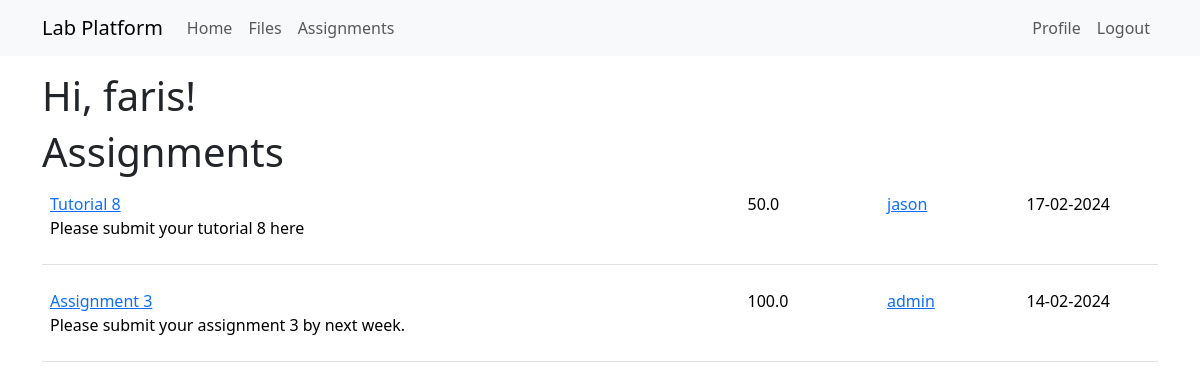
The page /assignments (signed in) on the database as committed earlier.
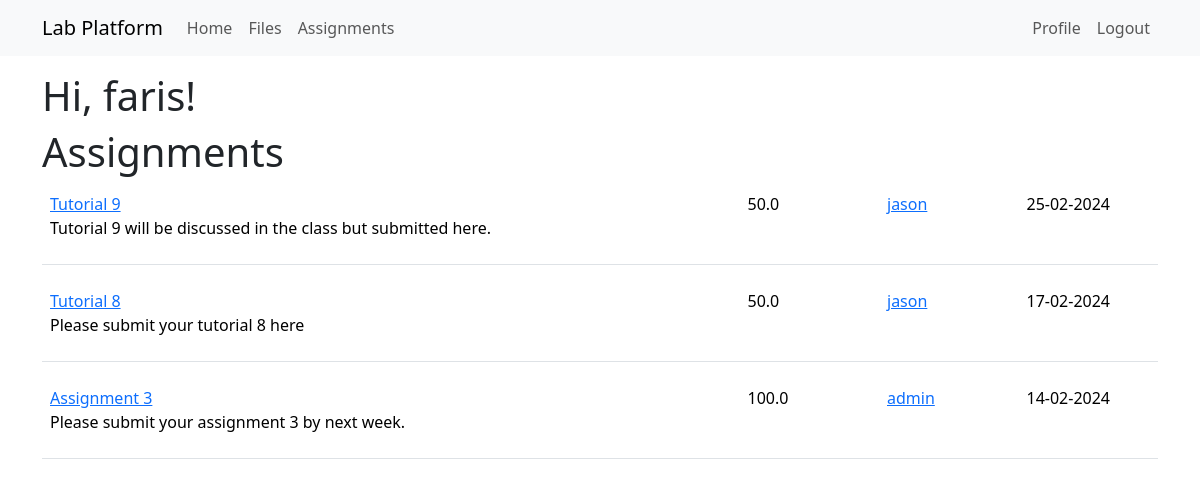
The same page on the database as committed later.
### app/models.py (models this page shows, shortened)
class Assignment(db.Model):
    id: so.Mapped[int] = so.mapped_column(primary_key=True)
    title: so.Mapped[str] = so.mapped_column(sa.String(140))
    description: so.Mapped[str] = so.mapped_column(sa.String(255))
    timestamp: so.Mapped[datetime] = so.mapped_column(
        index=True, default=lambda: datetime.now(timezone.utc))
    duedate: so.Mapped[datetime] = so.mapped_column(
        index=True, nullable=True)
    totalMarks: so.Mapped[float] = so.mapped_column(sa.Float, index=False, unique=False, nullable=True, default=0)
    user_id: so.Mapped[int] = so.mapped_column(sa.ForeignKey(User.id),
                                               index=True)
    asmtauthor: so.Mapped[User] = so.relationship(back_populates='assignments')
    submissions: so.Mapped['Submission'] = so.relationship(back_populates='assignment')

class User(UserMixin, db.Model):
    id: so.Mapped[int] = so.mapped_column(primary_key=True)
    username: so.Mapped[str] = so.mapped_column(sa.String(64), index=True,
                                                unique=True)
    email: so.Mapped[str] = so.mapped_column(sa.String(120), index=True,
                                             unique=True)
    password_hash: so.Mapped[Optional[str]] = so.mapped_column(sa.String(256))
    posts: so.WriteOnlyMapped['Post'] = so.relationship(
        back_populates='author')
    files: so.WriteOnlyMapped['File'] = so.relationship(
        back_populates='uploader')
    role: so.Mapped[int] = so.mapped_column(sa.Integer, default=-1, index=True, unique=False)
    assignments: so.WriteOnlyMapped['Assignment'] = so.relationship(
        back_populates='asmtauthor')
    submissions: so.WriteOnlyMapped['Submission'] = so.relationship(
        back_populates='submitter')
    def is_admin(self):
        return self.role == 0
    def is_lecturer(self):
        return self.role == 1

### app/routes.py (the view)
@app.route('/assignments', methods=['GET', 'POST'])
@login_required
def assignments():
    form = UploadButton()
    if form.validate_on_submit():
        return redirect(url_for('createAssignment'))
    return render_template('assignments.html',
                            title='Assignments',
                              assignments=db.session.scalars(sa.select(Assignment).order_by(sa.desc(Assignment.timestamp))).all(),
                                form=form)

### app/models.py (called while the page is built)
@login.user_loader
def load_user(id):
    return db.session.get(User, int(id))

### app/templates/assignments.html (shortened to what this page needs)
{% extends "base.html" %}
{% import 'bootstrap_wtf.html' as wtf %}
{% block content %}
    <h1>Hi, {{ current_user.username }}!</h1>
    <h1>Assignments</h1>
    {% for assignment in assignments %}
        {% include '_assignment.html' %}
    {% endfor %}
{% endblock %}

### app/templates/_assignment.html
<table class="table table-hover">
    <tr>
        <td width="500px">
            <p>
                <a href="{{ url_for('detailsAssignment', assignmentid=assignment.id) }}">
                    {{ assignment.title }}
                </a>
                <br> {% if assignment.description %}
                {{ assignment.description }}
                {% endif %}
            </p>
        </td>
        <td width="100px">
            <p>
                {{ assignment.totalMarks }}
            </p>
        <td width="100px">
            <a href="{{ url_for('user', username=assignment.asmtauthor.username) }}">
                {{ assignment.asmtauthor.username }}
            </a>
        </td>
        <td width="100px">
            <p>
                {{ assignment.duedate.strftime('%d-%m-%Y') }}
            </p>
        </td>
    </tr>
</table>

Rows that differ between the two databases and show on the page:
added Assignment: title "Tutorial 9", description "Tutorial 9 will be discussed in the class but submitted here.", totalMarks "50.0", asmtauthor.username "jason", duedate "25-02-2024"
